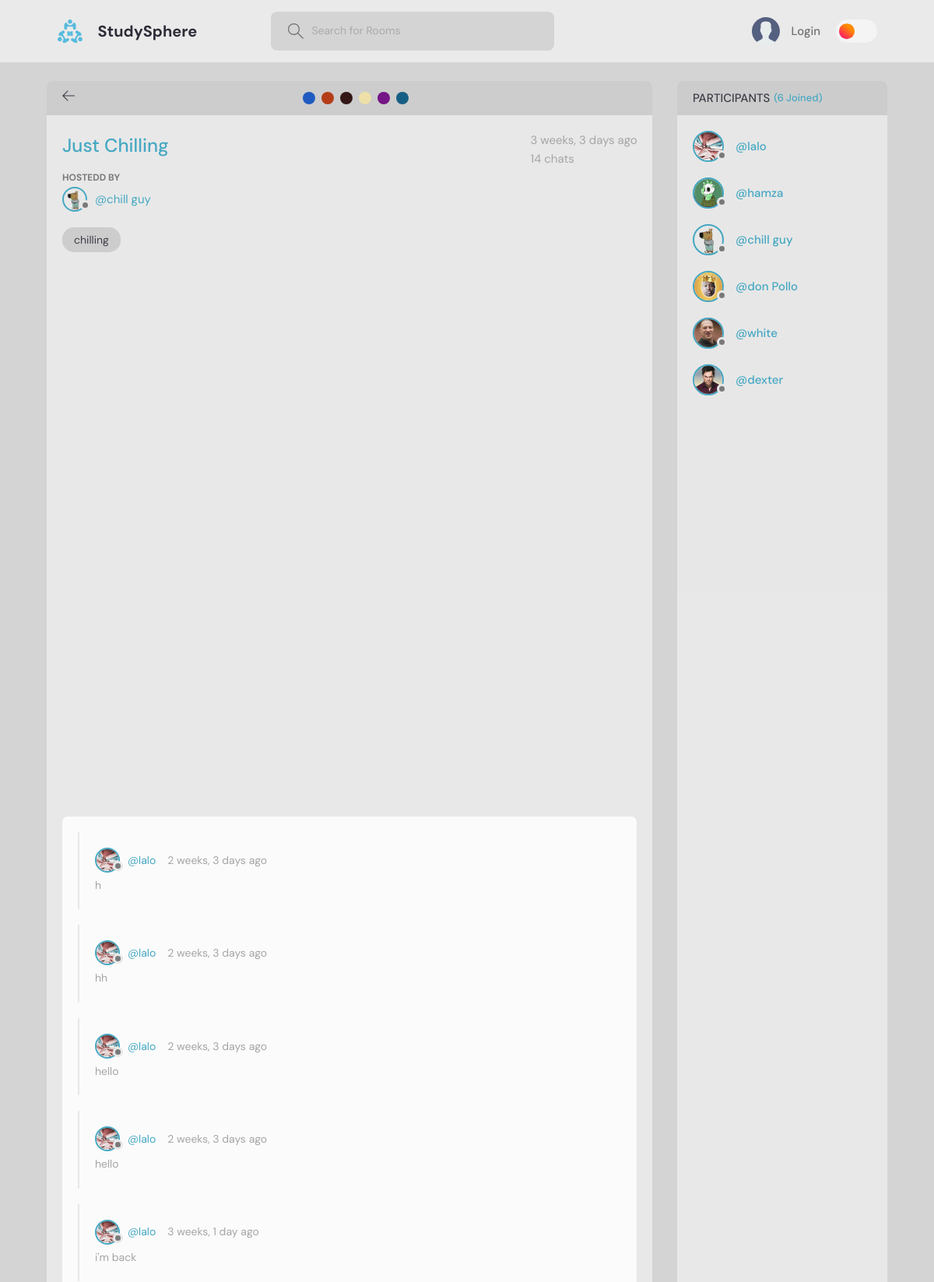
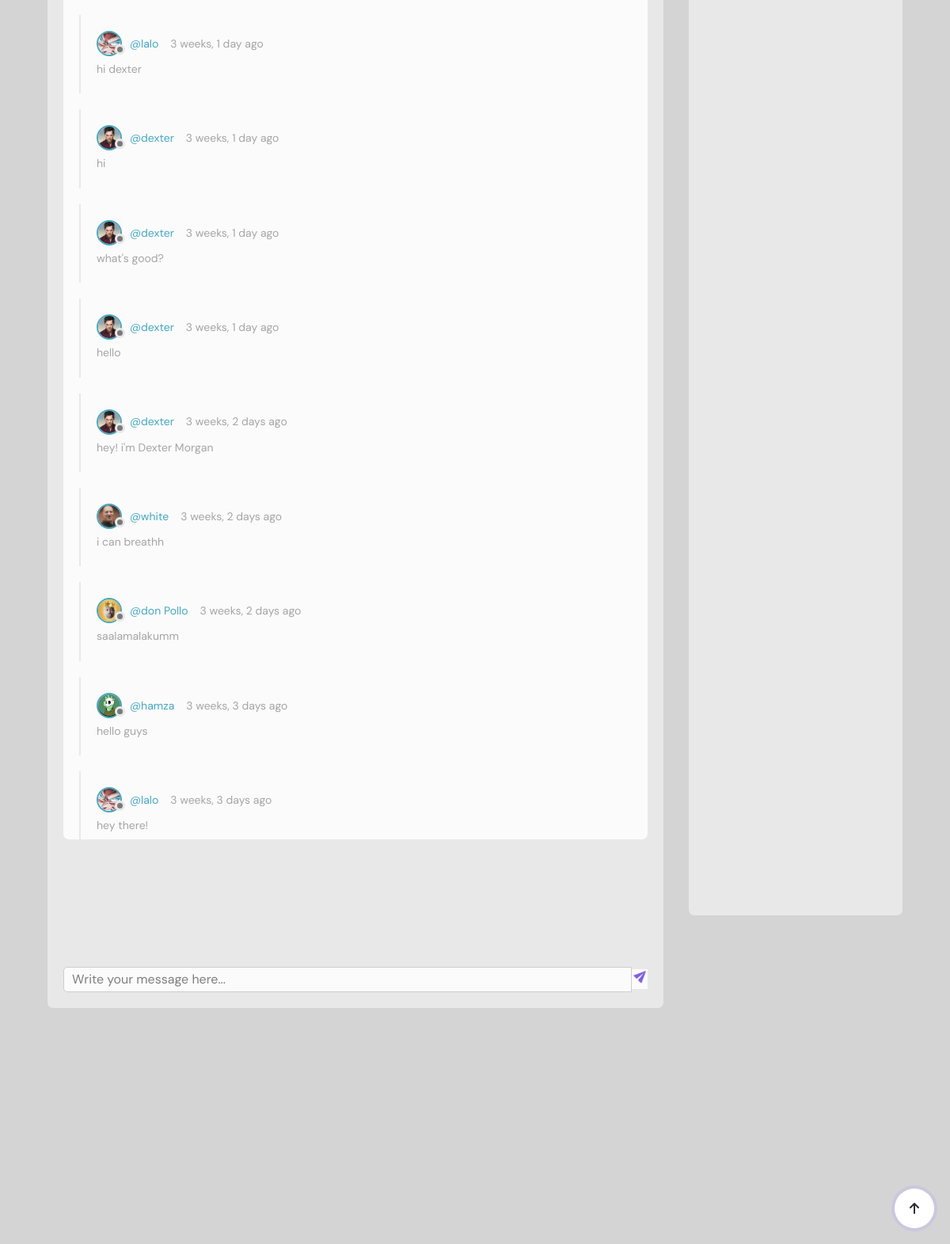
/room/27/, run on the app's committed database (2 pictures, top to bottom).
### base/models.py (models this page shows, shortened)
class Room(models.Model):
    name = models.CharField(max_length=50)
    description = models.TextField(null = True, blank = True)   #  setting to null means that it will be blank in the database if not filled out at runtime otherwise the data basebase will consider it as missing data   # blank means that it is not required to be filled out at runtime
    participants = models.ManyToManyField(User, related_name = 'participants', blank = True)  # this is the many to many field that we will be using to connect the room with the user, related_name is used to access the participants of the room from the user model, blank means that it is not required to be filled out at runtime
    host = models.ForeignKey(User, on_delete =  models.SET_NULL, null = True)   # when the host is deleted then all its rooms are delete as well
    topic = models.ForeignKey(Topic, on_delete =  models.SET_NULL, null = True)   # when the topic is deleted then all the rooms of that topic will be deleted as well
    updated = models.DateTimeField(auto_now=True)  # auto_now will update the time whenever the room is updated
    created = models.DateTimeField(auto_now_add=True)  # auto_now_add will update the time only when the room is created for the first time
    class Meta:
        ordering = ['-updated','-created']   # here we are ordering the rooms according to the most recent updated and created room in the list..     The ( - ) sign means to update according to most recent....

class User(AbstractUser):
    username = models.CharField(max_length=100, unique=True)
    email = models.EmailField(max_length=200, unique=True)
    headline = models.CharField(max_length=200, null = True, blank = True)
    date_joined = models.DateTimeField(auto_now_add=True,null = True)
    last_login = models.DateTimeField(auto_now=True,null = True)
    Pfp = models.ImageField(default= 'images/avatar.svg',null=True)  # using pip install Pillow to install the pillow library to use the ImageField
    USERNAME_FIELD = 'email' # specifying the email as the username field helps us to login using the email instead of the username, which django use username by default for the authentication of the users(login and signup)
    REQUIRED_FIELDS = []

class Topic(models.Model):
    name = models.TextField(max_length=100)
    def __str__(self):
        return self.name

class Message(models.Model):
    user = models.ForeignKey(User, on_delete =  models.CASCADE)   # when the user is deleted then all its messages are delete as well
    body = models.CharField(max_length=1000)  # the body of the message
    room = models.ForeignKey(Room, on_delete =  models.CASCADE)
    updated = models.DateTimeField(auto_now=True)
    created = models.DateTimeField(auto_now_add=True)
    class Meta:                       # using this we can order the messages according to the most recent message
        ordering = ['-updated','-created'] #So we do not have to write ordering syntax again and again in the views.py file for everytime we get the messages of the room

### base/views.py (the view, shortened to what this page needs)
# urls.py: path('room/<str:pk>/',views.room, name ="room"),   # 'pk' stands for Primary Key  and it is set as string.......
def room(request, pk):
    room = Room.objects.get(id=pk)
    UserMessages = room.message_set.all()  # Getting all the messages of the room we write set because we are getting all the messages of the room for relation ( one to many)  one room can have many messages
    UserMessagesCount = UserMessages.count()  # getting the count of the messages
    participants = room.participants.all()  # Getting all the participants of the room
    context = {
        'room': room,
        'UserMessages': UserMessages,
        'participants': participants,
        'UserMessagesCount': UserMessagesCount,
    }
    return render(request, 'base/room.html', context)  # Render the room.html page

### base/templates/base/room.html (shortened to what this page needs)
{% extends 'main.html' %}
{% block content %}
{% load static%}
<main class="profile-page layout layout--2">
  <div class="container">
    <div class="room">
      <div class="room__top">
        <div class="room__topLeft">
          <a href="{% url 'home' %}">
            <svg version="1.1" xmlns="http://www.w3.org/2000/svg" width="32" height="32" viewBox="0 0 32 32">
              <title>arrow-left</title>
              <path
                d="M13.723 2.286l-13.723 13.714 13.719 13.714 1.616-1.611-10.96-10.96h27.625v-2.286h-27.625l10.965-10.965-1.616-1.607z">
              </path>
            </svg>
          </a>
        </div>
        <div class = "room__middle">
          <div class="colorPallete">
            <button><div class="colorPallete__item" style="background-color: #0b4dbe"></div></button>
            <button><div class="colorPallete__item" style="background-color: #b12c03"></div></button>
            <button><div class="colorPallete__item" style="background-color: #210202"></div></button>
            <button><div class="colorPallete__item" style="background-color: #f1e1a3"></div></button>
            <button><div class="colorPallete__item" style="background-color: #6a007d"></div></button>
            <button><div class="colorPallete__item" style="background-color: #00527b"></div></button>
          </div>
        </div>
      </div>
      <div class="room__box scroll">
        <div class="room__header scroll">
          <div class="room__info">
            <h3>{{room.name}}</h3>
            <div class="room__details">
             <div>
              <span>{{room.created|timesince}} ago</span>
             </div>
             <div>
              <span> {{UserMessagesCount}} chats</span>
             </div>
          </div>
          </div>
          <div class="room__hosted">
            <p>Hostedd By</p>
            <a href="{% url 'UserProfile' room.host.id %}" class="room__author">
              <div class="avatar avatar--small">
                <img src="{{room.host.Pfp.url}}" />
              </div>
              <span>@{{room.host.username}}</span>
            </a>
          </div>
          <span class="room__topics">{{room.topic}}</span>
        </div>
        <div class="room__conversation">
          <div class="threads scroll">
          {% for UserMessage in UserMessages %}
            <div class="thread">
              <div class="thread__top">
                <div class="thread__author">
                  <a href="{% url 'UserProfile' UserMessage.user.id %}" class="thread__authorInfo">
                    <div class="avatar avatar--small">
                      <img src="{{UserMessage.user.Pfp.url}}" />
                    </div>
                    <span>@{{UserMessage.user.username}}</span>
                  </a>
                  <span class="thread__date">{{UserMessage.created|timesince}} ago</span>
                </div>
              </div>
              <div class="thread__details">
                {{UserMessage.body}}
              </div>
            </div>
            {% endfor %}
          </div>
        </div>
      </div>
      <div class="room__message">
        <form action="" method="POST">
          <div class="message-container">
            <input name="body" class="message-input" placeholder="Write your message here..." />
            <button type="submit" class="send-button" id="sendButton"  >
              <img src="{% static 'icons/send.png' %}" alt="sendButton" class="send-icon" />
            </button>
          </div>
        </form>
      </div>
    </div>
    <div class="participants">
      <h3 class="participants__top">Participants <span>({{participants.count}} Joined)</span></h3>
      <div class="participants__list scroll">
        {% for person in participants %}
        <a href="{%  url 'UserProfile' person.id %}" class="participant">
          <div class="avatar avatar--medium">
            <img src="{{person.Pfp.url}}" />
          </div>
          <p>
            <span>@{{person.username}}</span>
          </p>
        </a>
        {% endfor %}
      </div>
    </div>
  </div>
</main>
{% endblock content %}

### data on the page
Room: name "Just Chilling", created "3 weeks, 3 days", host.Pfp (picture), host.username "chill guy", topic "chilling"
Message: user.Pfp (picture), user.username "lalo", created "2 weeks, 3 days", body "h"
Message: user.Pfp (picture), user.username "lalo", created "2 weeks, 3 days", body "hh"
Message: user.Pfp (picture), user.username "lalo", created "2 weeks, 3 days", body "hello"
Message: user.Pfp (picture), user.username "lalo", created "2 weeks, 3 days", body "hello"
Message: user.Pfp (picture), user.username "lalo", created "3 weeks, 1 day", body "i'm back"
Message: user.Pfp (picture), user.username "lalo", created "3 weeks, 1 day", body "hi dexter"
Message: user.Pfp (picture), user.username "dexter", created "3 weeks, 1 day", body "hi"
Message: user.Pfp (picture), user.username "dexter", created "3 weeks, 1 day", body "what's good?"
Message: user.Pfp (picture), user.username "dexter", created "3 weeks, 1 day", body "hello"
Message: user.Pfp (picture), user.username "dexter", created "3 weeks, 2 days", body "hey! i'm Dexter Morgan"
Message: user.Pfp (picture), user.username "white", created "3 weeks, 2 days", body "i can breathh"
Message: user.Pfp (picture), user.username "don Pollo", created "3 weeks, 2 days", body "saalamalakumm"
Message: user.Pfp (picture), user.username "hamza", created "3 weeks, 3 days", body "hello guys"
Message: user.Pfp (picture), user.username "lalo", created "3 weeks, 3 days", body "hey there!"
User: Pfp (picture), username "lalo"
User: Pfp (picture), username "hamza"
User: Pfp (picture), username "chill guy"
User: Pfp (picture), username "don Pollo"
User: Pfp (picture), username "white"
User: Pfp (picture), username "dexter"

### other printed values
{{ UserMessagesCount }} "14"
{{ participants.count }} "6"
